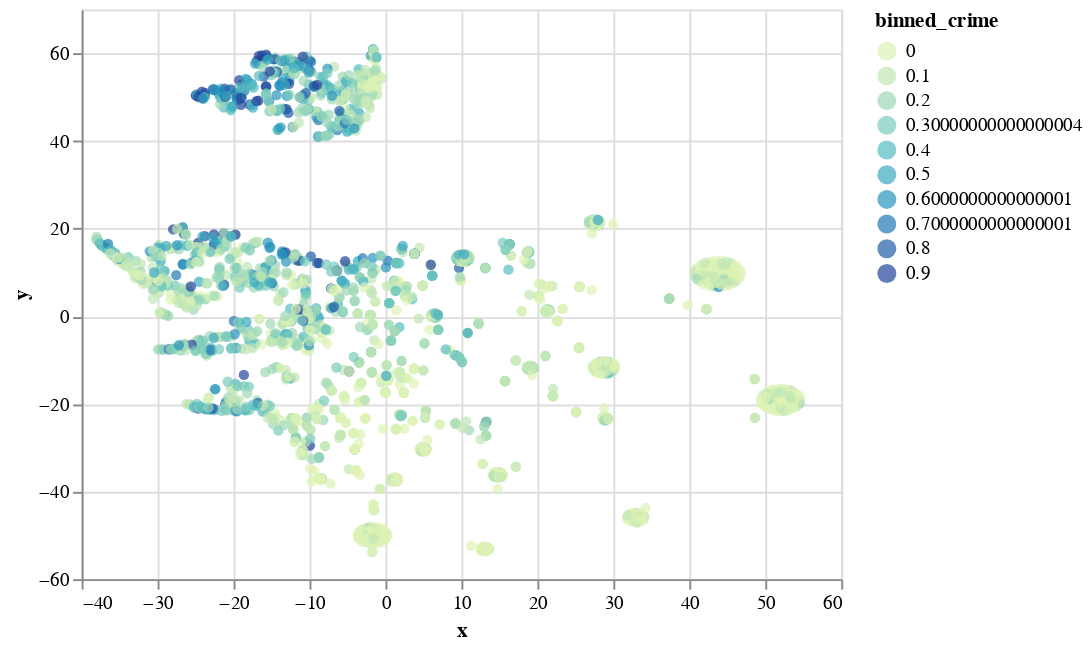

Write notebook code for a chart like this one.
### Code cell
tsne_df['crime_rate'] = processed['ViolentCrimesPerPop numeric']

alt.Chart(tsne_df).mark_circle().encode(
    x='x:Q',
    y='y:Q',
    color=alt.Color('binned_crime:O', scale=alt.Scale(scheme='yellowgreenblue'))
).transform_bin(
    as_='binned_crime', 
    field='crime_rate',
)

### Figure 1 — Vega-Lite specification as saved in the notebook (floating-point values rounded to 4 significant figures; data arrays with more than 128 entries replaced by an {"elided": "..."} marker saying what was removed)
{"config": {"view": {"continuousWidth": 400, "continuousHeight": 300}}, "data": {"name": "data-9836c5540dc0aed46b13f680fb2e0d35"}, "mark": "circle", "encoding": {"color": {"type": "ordinal", "field": "binned_crime", "scale": {"scheme": "yellowgreenblue"}}, "x": {"type": "quantitative", "field": "x"}, "y": {"type": "quantitative", "field": "y"}}, "transform": [{"bin": true, "field": "crime_rate", "as": "binned_crime"}], "$schema": "https://vega.github.io/schema/vega-lite/v4.0.2.json", "datasets": {"data-9836c5540dc0aed46b13f680fb2e0d35": {"elided": "1994 records"}}}
